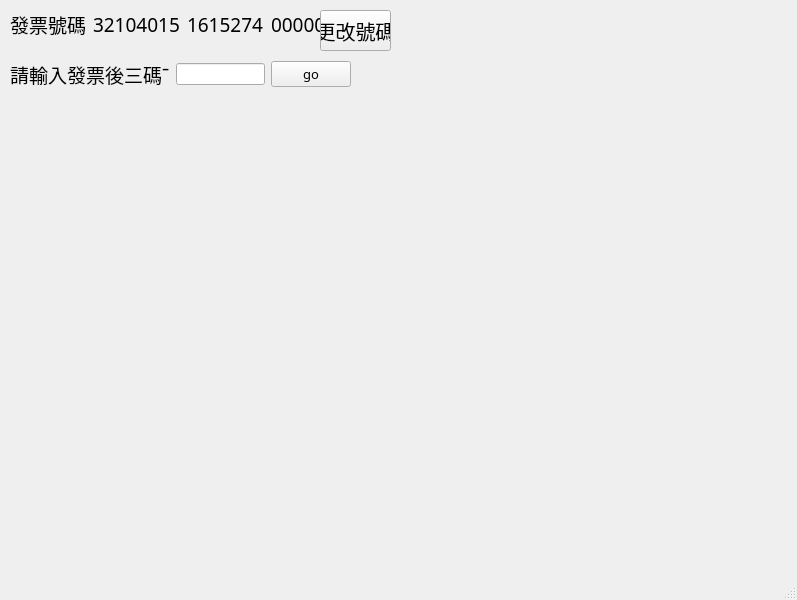
<?xml version="1.0" encoding="UTF-8"?>
<ui version="4.0">
 <class>MainWindow</class>
 <widget class="QMainWindow" name="MainWindow">
  <property name="geometry">
   <rect>
    <x>0</x>
    <y>0</y>
    <width>797</width>
    <height>600</height>
   </rect>
  </property>
  <property name="windowTitle">
   <string>MainWindow</string>
  </property>
  <widget class="QWidget" name="centralwidget">
   <widget class="QWidget" name="horizontalLayoutWidget">
    <property name="geometry">
     <rect>
      <x>10</x>
      <y>60</y>
      <width>341</width>
      <height>71</height>
     </rect>
    </property>
    <layout class="QHBoxLayout" name="horizontalLayout" stretch="0,0,0">
     <property name="sizeConstraint">
      <enum>QLayout::SetMaximumSize</enum>
     </property>
     <item>
      <widget class="QLabel" name="label">
       <property name="font">
        <font>
         <family>微軟正黑體</family>
         <pointsize>14</pointsize>
        </font>
       </property>
       <property name="text">
        <string>請輸入發票後三碼ˉ</string>
       </property>
      </widget>
     </item>
     <item>
      <widget class="QLineEdit" name="lineEdit"/>
     </item>
     <item>
      <widget class="QPushButton" name="pushButton">
       <property name="font">
        <font>
         <family>微軟正黑體</family>
         <pointsize>10</pointsize>
        </font>
       </property>
       <property name="text">
        <string>go</string>
       </property>
      </widget>
     </item>
    </layout>
   </widget>
   <widget class="QWidget" name="horizontalLayoutWidget_2">
    <property name="geometry">
     <rect>
      <x>10</x>
      <y>10</y>
      <width>301</width>
      <height>41</height>
     </rect>
    </property>
    <layout class="QHBoxLayout" name="horizontalLayout_2">
     <property name="spacing">
      <number>7</number>
     </property>
     <property name="sizeConstraint">
      <enum>QLayout::SetFixedSize</enum>
     </property>
     <item>
      <widget class="QLabel" name="label_7">
       <property name="sizePolicy">
        <sizepolicy hsizetype="Expanding" vsizetype="Preferred">
         <horstretch>0</horstretch>
         <verstretch>0</verstretch>
        </sizepolicy>
       </property>
       <property name="font">
        <font>
         <family>Arial</family>
         <pointsize>14</pointsize>
        </font>
       </property>
       <property name="text">
        <string>發票號碼</string>
       </property>
      </widget>
     </item>
     <item>
      <widget class="QLabel" name="label_3">
       <property name="sizePolicy">
        <sizepolicy hsizetype="Expanding" vsizetype="Preferred">
         <horstretch>0</horstretch>
         <verstretch>0</verstretch>
        </sizepolicy>
       </property>
       <property name="font">
        <font>
         <family>微軟正黑體</family>
         <pointsize>14</pointsize>
        </font>
       </property>
       <property name="text">
        <string>32104015</string>
       </property>
      </widget>
     </item>
     <item>
      <widget class="QLabel" name="label_8">
       <property name="sizePolicy">
        <sizepolicy hsizetype="Expanding" vsizetype="Preferred">
         <horstretch>0</horstretch>
         <verstretch>0</verstretch>
        </sizepolicy>
       </property>
       <property name="font">
        <font>
         <family>微軟正黑體</family>
         <pointsize>14</pointsize>
        </font>
       </property>
       <property name="text">
        <string>1615274</string>
       </property>
      </widget>
     </item>
     <item>
      <widget class="QLabel" name="label_2">
       <property name="sizePolicy">
        <sizepolicy hsizetype="Expanding" vsizetype="Preferred">
         <horstretch>0</horstretch>
         <verstretch>0</verstretch>
        </sizepolicy>
       </property>
       <property name="font">
        <font>
         <family>微軟正黑體</family>
         <pointsize>14</pointsize>
        </font>
       </property>
       <property name="text">
        <string>0000000</string>
       </property>
      </widget>
     </item>
    </layout>
   </widget>
   <widget class="QPushButton" name="pushButton_2">
    <property name="geometry">
     <rect>
      <x>320</x>
      <y>10</y>
      <width>71</width>
      <height>41</height>
     </rect>
    </property>
    <property name="font">
     <font>
      <pointsize>15</pointsize>
     </font>
    </property>
    <property name="text">
     <string>更改號碼</string>
    </property>
   </widget>
  </widget>
  <widget class="QMenuBar" name="menubar">
   <property name="geometry">
    <rect>
     <x>0</x>
     <y>0</y>
     <width>797</width>
     <height>18</height>
    </rect>
   </property>
  </widget>
  <widget class="QStatusBar" name="statusbar"/>
 </widget>
 <resources/>
 <connections/>
</ui>
